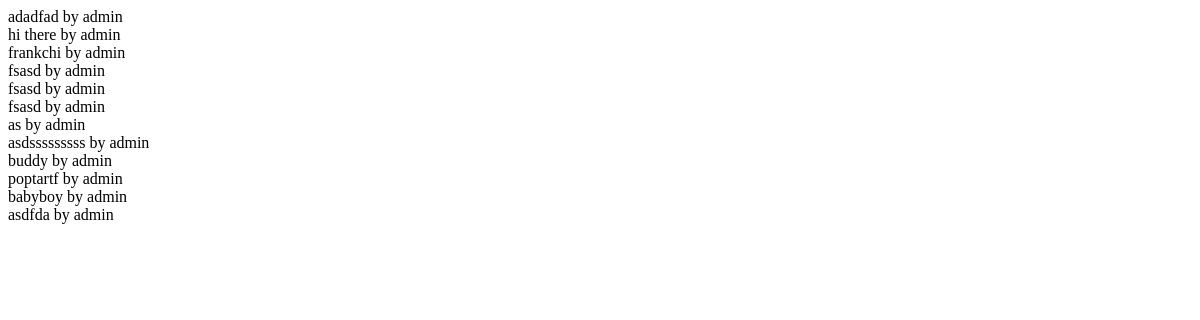
Page /tweet/ on the earlier database version.
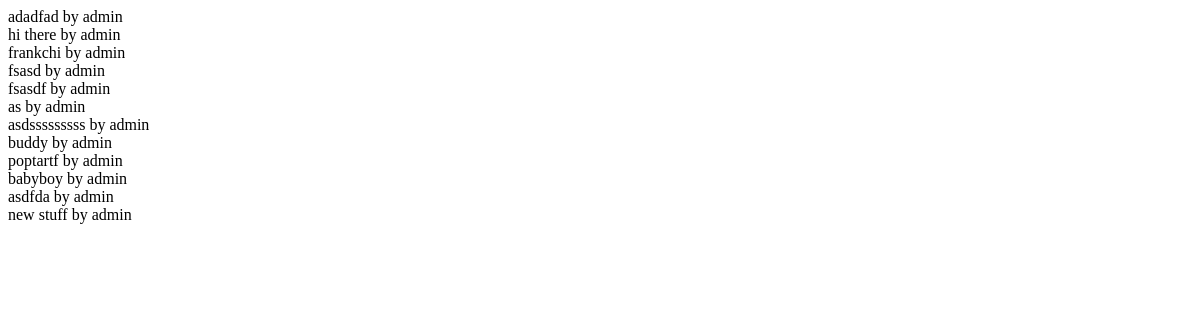
Same page on the later database version.
### tweets/models.py (models this page shows, shortened)
class Tweet(models.Model):
	user = models.ForeignKey(settings.AUTH_USER_MODEL)
	content = models.CharField(max_length=140, validators=[validate_content])
	updated = models.DateTimeField(auto_now=True)
	timestamp = models.DateTimeField(auto_now_add=True)

### tweets/views.py (the view)
class TweetListView(ListView):
	queryset = Tweet.objects.all()
	def get_context_data(self, *args, **kwargs):
		context = super(TweetListView,self).get_context_data(*args,**kwargs)
		return context

### tweets/templates/tweets/tweet_list.html (shortened to what this page needs)
{% for obj in object_list %}
{{ obj.content }} by {{ obj.user }}
{% endfor %}

Differences in the rows shown:
removed Tweet: content "fsasd", user "admin"
changed Tweet: content "fsasd" → "fsasdf"
added Tweet: content "new stuff", user "admin"
